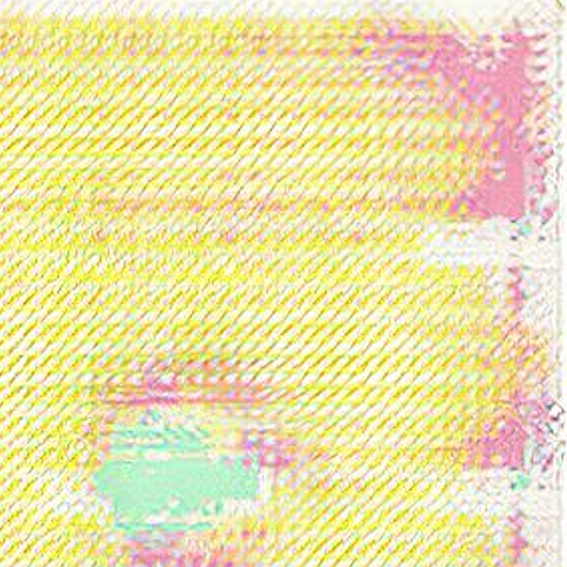
#> input picture images/HDRes.png, 567 x 567 px; its folder holds 4 pictures in this run
$ python image_resizer.py   (older library calls are emulated)
#> lines starting #> are read from the running program, lines starting #| are printed output that depends on the picture
## image_resizer.py
# Importing required libraries
import os
import numpy as np
from PIL import Image

# Defining an image size and image channel
# We are going to resize all our images to 128X128 size and since our images are colored images
# We are setting our image channels to 3 (RGB)

IMAGE_SIZE = 128
IMAGE_CHANNELS = 3
IMAGE_DIR = 'images/'

# Defining image dir path. Change this if you have different directory
images_path = IMAGE_DIR

training_data = []

# Iterating over the images inside the directory and resizing them using
# Pillow's resize method.
print('resizing...')

for filename in os.listdir(images_path):

    path = os.path.join(images_path, filename)
    image = Image.open(path).resize((IMAGE_SIZE, IMAGE_SIZE), Image.ANTIALIAS)
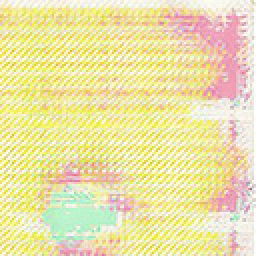
#> image: PIL image 128x128 RGBA (shown 2 times larger); mean R, G, B, A 236.1, 226.4, 169.2, 255

    training_data.append(np.asarray(image))
#> pass 2 of the loop `for filename in os.listdir(images_path):`:
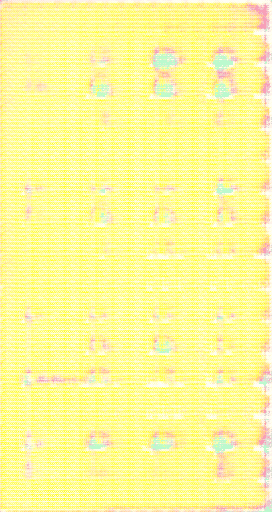
#> input picture images/animation.GIF, 272 x 512 px
#> `image = Image.open(path).resize((IMAGE_SIZE, IMAGE_SIZE), Image.ANTIAL..`:
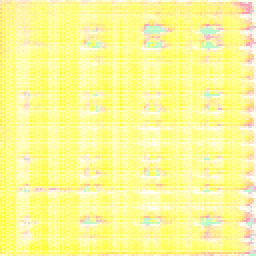
#> image: PIL image 128x128 P (shown 2 times larger); mean R, G, B 253.9, 248.9, 151.8
#> pass 3 of the loop `for filename in os.listdir(images_path):`:
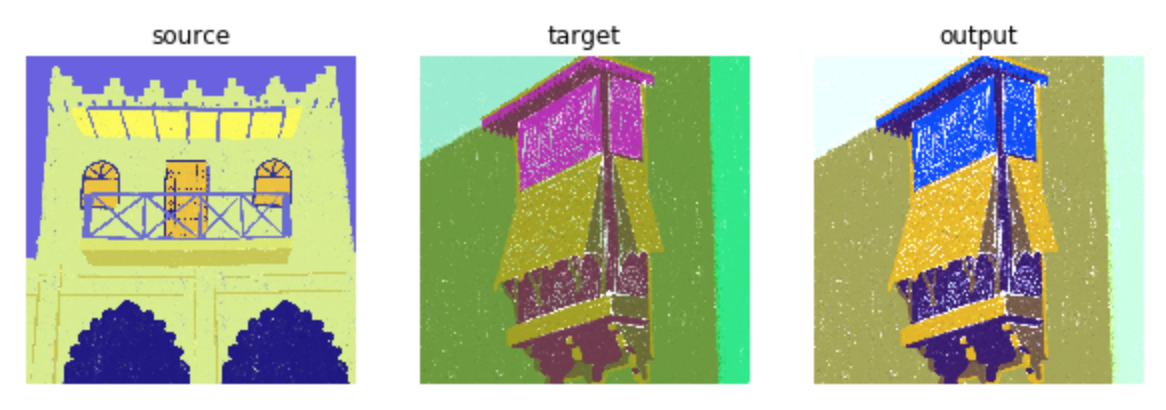
#> input picture images/color_swap.png, 1166 x 410 px
#> `image = Image.open(path).resize((IMAGE_SIZE, IMAGE_SIZE), Image.ANTIAL..`:
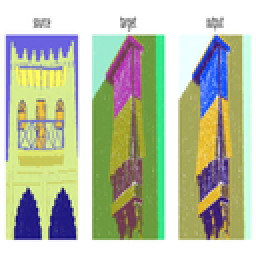
#> image: PIL image 128x128 RGBA (shown 2 times larger); mean R, G, B, A 183.7, 192.5, 166.2, 255
#> the loop made 4 passes; the first 3 are shown

#> (the run stopped early here; a loop or call above may not have finished)
